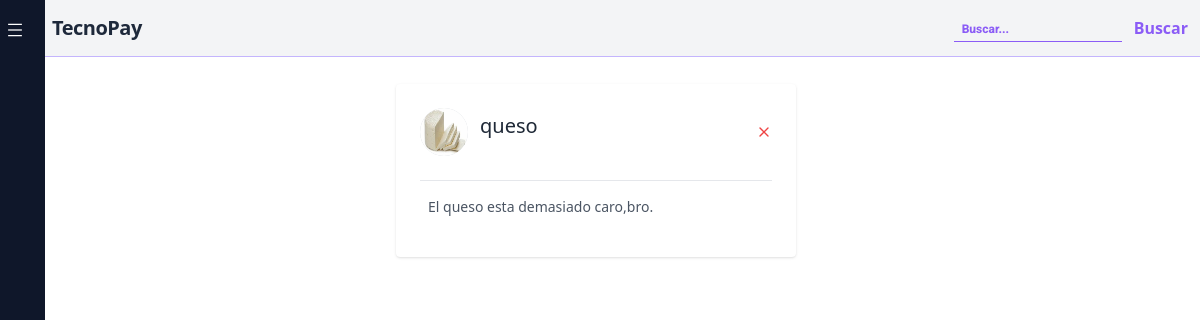
The app's page /recentview/ (signed in), older data.
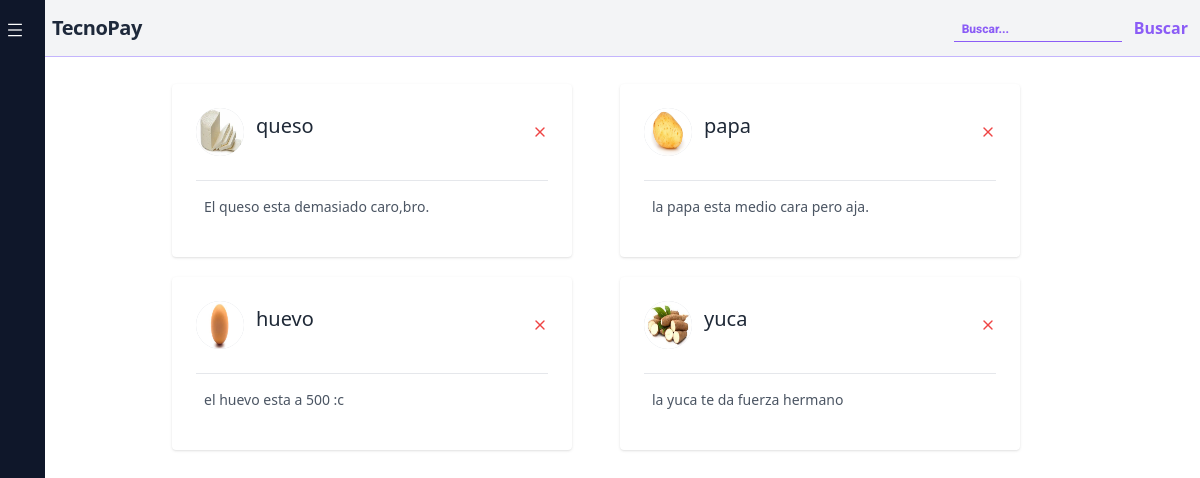
The same page, newer data.
### products/models.py (models this page shows, shortened)
class InheritedData(models.Model):
    modified = models.DateTimeField(auto_now=True)
    created = models.DateTimeField(auto_now_add=True)
    class Meta:
        abstract = True

class ProductsViewRecentList(InheritedData):
    recent_user=models.ForeignKey(User,related_name='products_recent', on_delete=models.CASCADE,null=True,blank=True)
    recent_product=models.ForeignKey(Products,related_name='products_recent', on_delete=models.CASCADE)
    active=models.BooleanField(default=True)
    class Meta:
        ordering = ['-pk']

class Products(InheritedData):
    name=models.CharField(max_length=100)
    description=models.TextField()
    img=models.ImageField(null=True,blank=True)
    price=models.PositiveIntegerField()
    quantity=models.PositiveIntegerField(default=1)
    active=models.BooleanField(default=True)
    categorys=models.ManyToManyField(Category)
    def __str__(self):
        return self.name

### products/views.py (the view)
# urls.py: path('recentview/',RecentViewProduct.as_view(),name='recent'),
class RecentViewProduct(View):
    def get(self, request, *args, **kwargs):
        user=request.user
        recent=ProductsViewRecentList.objects.filter(recent_user=user,active=True)
        return render(request,'products/recentproducts.html', {'recents': recent})

### templates/products/recentproducts.html (shortened to what this page needs)
{% extends "base/base.html" %}
{% load static %}
{% block content%}
<div aria-label="group of cards" tabindex="0" class="focus:outline-none py-8 w-full">
                <div class="flex flex-wrap	 items-center justify-center w-full mt-8">
                    {% for recent in recents %}
                    <div aria-label="card 6" tabindex="0" class="focus:outline-none lg:w-4/12 lg:mr-7 lg:mb-0 mb-7 bg-white p-6 shadow rounded m-5">
                        <div class="flex items-center border-b border-gray-200 pb-6">
                            <img class="w-12 h-12 bg-gray-300 rounded-full flex flex-shrink-0" src="{{recent.recent_product.img.url}}" alt="">
                            <div class="flex items-start justify-between w-full">
                                <div class="pl-3 w-full">
                                    <a href="{% url 'detail_products' recent.recent_product.id %}">
                                        <p tabindex="0" class="focus:outline-none text-xl font-medium leading-5 text-gray-800">{{recent.recent_product}}</p>
                                    </a>
                                </div>
                                <div role="img" aria-label="bookmark">
                                    <a href="#">
                                        <svg class="h-8 w-4 text-red-500 cursor-pointer	"  width="24" height="24" viewBox="0 0 24 24" stroke-width="2" stroke="currentColor" fill="none" stroke-linecap="round" stroke-linejoin="round">  <path stroke="none" d="M0 0h24v24H0z"/>  <line x1="18" y1="6" x2="6" y2="18" />  <line x1="6" y1="6" x2="18" y2="18" /></svg>
                                    </a>
                                </div>
                            </div>
                        </div>
                        <div class="px-2">
                            <p tabindex="0" class="focus:outline-none text-sm leading-5 py-4 text-gray-600">{{recent.recent_product.description}}</p>
                        </div>
                    </div>
                    {% endfor %}
                </div>
            </div>
{% endblock %}

Row changes from the older to the newer data that the page shows:
added ProductsViewRecentList: recent_product.img (picture), recent_product "papa", recent_product.description "la papa esta medio cara pero aja."
added ProductsViewRecentList: recent_product.img (picture), recent_product "huevo", recent_product.description "el huevo esta a 500 :c"
added ProductsViewRecentList: recent_product.img (picture), recent_product "yuca", recent_product.description "la yuca te da fuerza hermano"
